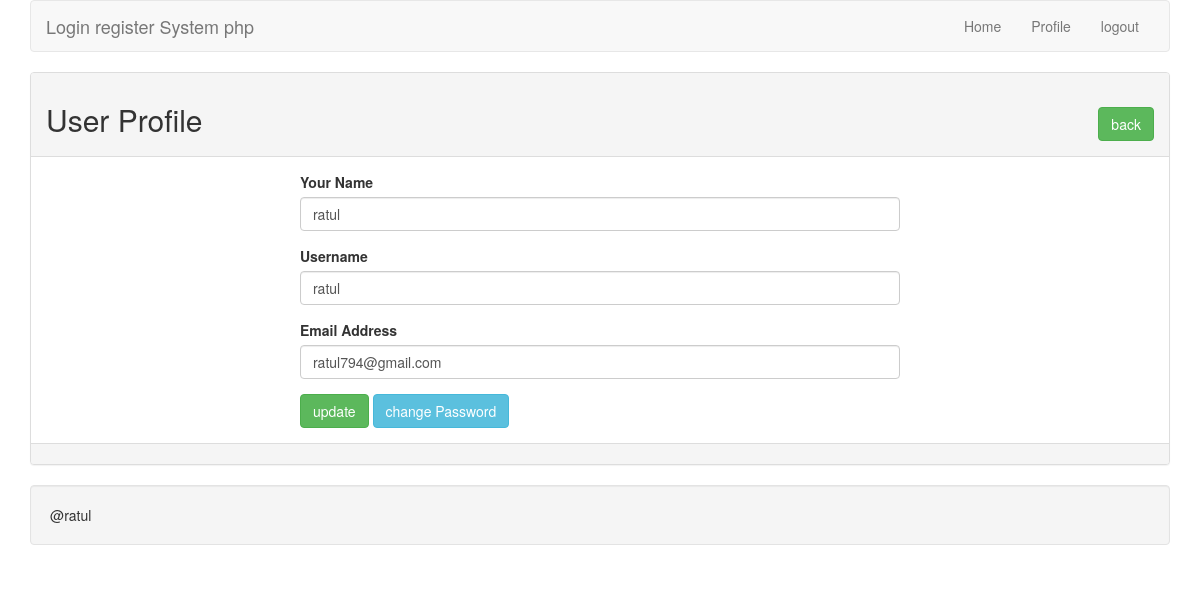
Screenshot of /profile.php?id=1 (signed in) with the database file from the repository.
### tables this page shows
CREATE TABLE IF NOT EXISTS `tbl_user` (
  `id` int(11) NOT NULL AUTO_INCREMENT,
  `name` varchar(255) NOT NULL,
  `username` varchar(255) NOT NULL,
  `email` varchar(255) NOT NULL,
  `password` varchar(255) NOT NULL,
  PRIMARY KEY (`id`)
);

### lib/User.php (called while the page is built, shortened)
<?php
include_once 'Session.php';
include 'Database.php';
class User{
    private $db;
    public function __construct(){
        $this->db=new Database();
    }
    public function getUserById($id){
      $sql = "SELECT * FROM tbl_user WHERE id = :id LIMIT 1";
      $query = $this->db->pdo->prepare($sql);
      $query->bindValue(':id',$id);
      $query->execute();
      $result = $query->fetch(PDO::FETCH_OBJ);
      return $result;
    }
}
 ?>

### lib/Database.php (called while the page is built)
<?php
class Database{
  private $hostdb = "localhost";
  private $userdb = "root";
  private $passdb = "";
  private $namedb = "raw_php_login";
  public $pdo;
    public function __construct(){
      if(!isset($this->pdo)){
        try{
          $link= new PDO("mysql:host=".$this->hostdb.";dbname=".$this->namedb,$this->userdb,$this->passdb);
          $link->setAttribute(PDO::ATTR_ERRMODE, PDO::ERRMODE_EXCEPTION);
          $link->exec("SET CHARACTER SET utf8");
          $this->pdo =$link;
        }catch(PDOException $e){
            die("fail to connect with database".$e->getMessage());
        }
      }
    }
}
 ?>

### lib/Session.php (called while the page is built, shortened)
<?php
class Session{
    public static function get($key){
      if(isset($_SESSION[$key])){
        return $_SESSION[$key];
      }else{
        return false;
      }
    }
}
 ?>

### profile.php (the view, shortened to what this page needs)
<?php
  include 'lib/user.php';
  include 'inc/file/header.php';
?>
  <?php
    if(isset($_GET['id'])){
      $userid = (int)$_GET['id'];
    }
   ?>
   <?php
       $user=new User();
    ?>
<div class="panel panel-default">
    <div class="panel-heading">
      <h2>User Profile <span class="pull-right"><a href="index.php" class="btn btn-success"> back</a></span> </h2>
    </div>
      <div class="panel-body">
        <div style="max-width:600px; margin:0 auto">
        <?php
          $userdata=$user->getUserById($userid);
          if($userdata){
         ?>
        <form  action="" method="POST">
          <div class="form-group">
            <label for="name">Your Name</label>
            <input type="text" id="name" name="name" class="form-control" value="<?php  echo $userdata->name;  ?>" />
          </div>
          <div class="form-group">
            <label for="name">Username</label>
            <input type="text" id="username" name="username" class="form-control" value="<?php  echo $userdata->username;  ?>" />
          </div>
          <div class="form-group">
            <label for="Email">Email Address</label>
            <input type="text" id="email" name="email" class="form-control"  value="<?php  echo $userdata->email;  ?>" />
          </div>
            <?php
                $sesID = Session::get("id");
                if($userid == $sesID){
                  ?>
                    <button type="submit" name="update" class="btn btn-success">update</button>
                    <a class="btn btn-info" href="changepass.php?id=<?php echo $userid;?> ">change Password</a>
                <?php
                }
             ?>
        </form>
        <?php
              }
       ?>
          </div>
      </div>
      <div class="panel-footer">
      </div>
    </div>
<?php include 'inc/file/footer.php'; ?>

### rows the page displays
tbl_user: name "ratul", username "ratul", email "ratul794@gmail.com"
